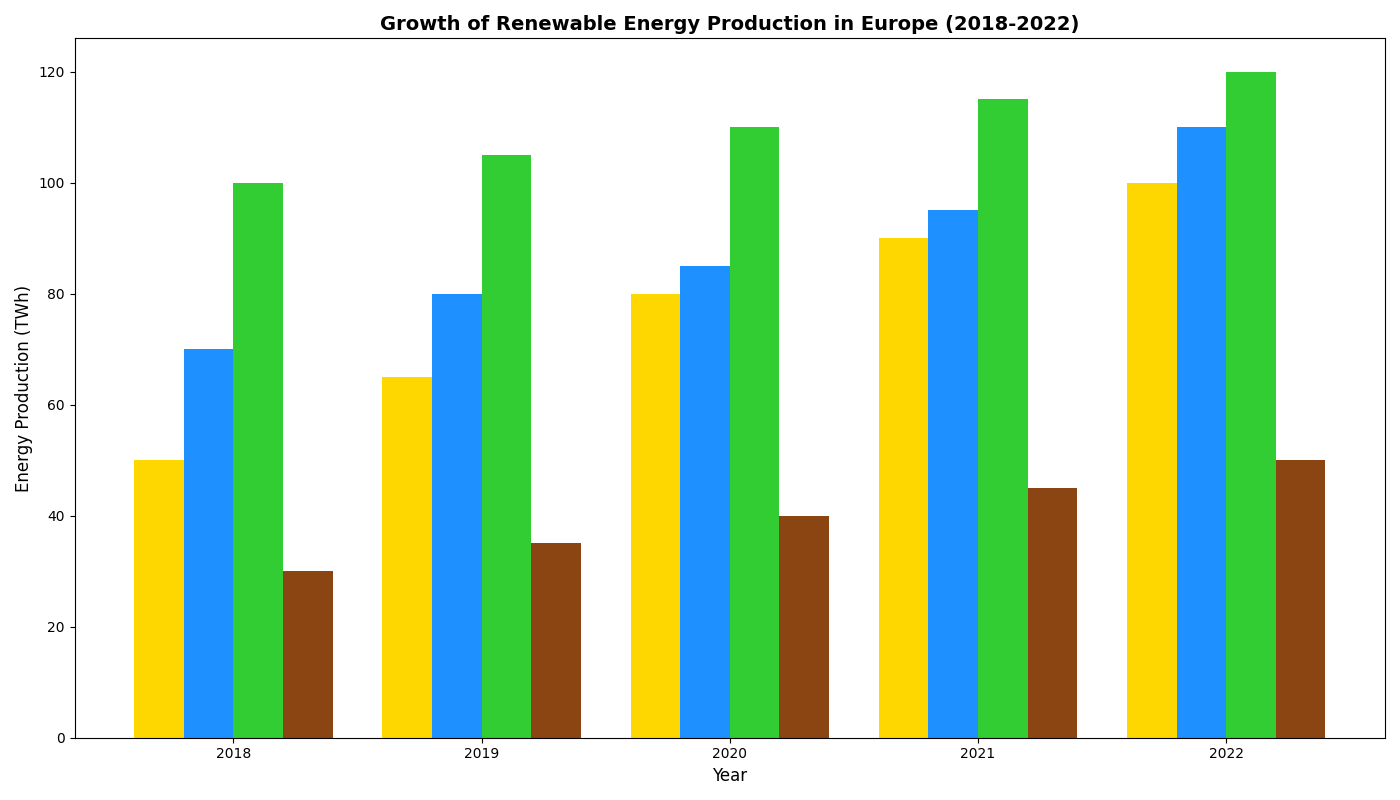

Recreate this plot in Python.
import matplotlib.pyplot as plt
import numpy as np

years = ['2018', '2019', '2020', '2021', '2022']
sources = ['Solar', 'Wind', 'Hydropower', 'Biomass']

energy_production = np.array([
    [50, 65, 80, 90, 100],   # Solar
    [70, 80, 85, 95, 110],   # Wind
    [100, 105, 110, 115, 120],  # Hydropower
    [30, 35, 40, 45, 50]     # Biomass
])

positions = np.arange(len(years))
bar_width = 0.2

fig, ax = plt.subplots(figsize=(14, 8))

colors = ['#FFD700', '#1E90FF', '#32CD32', '#8B4513']

for i, source in enumerate(sources):
    ax.bar(positions + i*bar_width, energy_production[i], bar_width, color=colors[i])

ax.set_xlabel('Year', fontsize=12)
ax.set_ylabel('Energy Production (TWh)', fontsize=12)
ax.set_title('Growth of Renewable Energy Production in Europe (2018-2022)', fontsize=14, fontweight='bold')
ax.set_xticks(positions + bar_width*1.5)
ax.set_xticklabels(years, fontsize=10)

plt.tight_layout()
plt.show()
